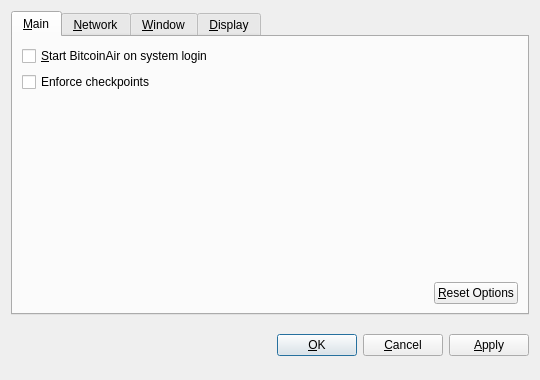
<?xml version="1.0" encoding="UTF-8"?>
<ui version="4.0">
 <class>OptionsDialog</class>
 <widget class="QDialog" name="OptionsDialog">
  <property name="geometry">
   <rect>
    <x>0</x>
    <y>0</y>
    <width>540</width>
    <height>380</height>
   </rect>
  </property>
  <property name="windowTitle">
   <string>Options</string>
  </property>
  <property name="modal">
   <bool>true</bool>
  </property>
  <layout class="QVBoxLayout" name="verticalLayout">
   <item>
    <widget class="QTabWidget" name="tabWidget">
     <property name="tabPosition">
      <enum>QTabWidget::North</enum>
     </property>
     <property name="currentIndex">
      <number>0</number>
     </property>
     <widget class="QWidget" name="tabMain">
      <attribute name="title">
       <string>&amp;Main</string>
      </attribute>
      <layout class="QVBoxLayout" name="verticalLayout_Main">
       <item>
        <widget class="QCheckBox" name="bitcoinAtStartup">
         <property name="toolTip">
          <string>Automatically start BitcoinAir after logging in to the system.</string>
         </property>
         <property name="text">
          <string>&amp;Start BitcoinAir on system login</string>
         </property>
        </widget>
       </item>
       <item>
        <widget class="QCheckBox" name="checkpointEnforce">
         <property name="toolTip">
          <string>Check this box to follow the centrally issued checkpoints.</string>
         </property>
         <property name="text">
          <string>Enforce checkpoints</string>
         </property>
        </widget>
       </item>
       <item>
        <spacer name="verticalSpacer_Main">
         <property name="orientation">
          <enum>Qt::Vertical</enum>
         </property>
         <property name="sizeHint" stdset="0">
          <size>
           <width>20</width>
           <height>40</height>
          </size>
         </property>
        </spacer>
       </item>
       <item>
        <layout class="QHBoxLayout" name="horizontalLayout_2_Main">
         <item>
          <spacer name="horizontalSpacer_2_Main">
           <property name="orientation">
            <enum>Qt::Horizontal</enum>
           </property>
           <property name="sizeHint" stdset="0">
            <size>
             <width>40</width>
             <height>20</height>
            </size>
           </property>
          </spacer>
         </item>
         <item>
          <widget class="QPushButton" name="resetButton">
           <property name="toolTip">
            <string>Reset all client options to default.</string>
           </property>
           <property name="text">
            <string>&amp;Reset Options</string>
           </property>
           <property name="autoDefault">
            <bool>false</bool>
           </property>
          </widget>
         </item>
        </layout>
       </item>
      </layout>
     </widget>
     <widget class="QWidget" name="tabNetwork">
      <attribute name="title">
       <string>&amp;Network</string>
      </attribute>
      <layout class="QVBoxLayout" name="verticalLayout_Network">
       <item>
        <widget class="QCheckBox" name="mapPortUpnp">
         <property name="toolTip">
          <string>Automatically open the BitcoinAir client port on the router. This only works when your router supports UPnP and it is enabled.</string>
         </property>
         <property name="text">
          <string>Map port using &amp;UPnP</string>
         </property>
        </widget>
       </item>
       <item>
        <widget class="QCheckBox" name="connectSocks">
         <property name="toolTip">
          <string>Connect to the BitcoinAir network through a SOCKS proxy (e.g. when connecting through Tor).</string>
         </property>
         <property name="text">
          <string>&amp;Connect through SOCKS proxy:</string>
         </property>
        </widget>
       </item>
       <item>
        <layout class="QHBoxLayout" name="horizontalLayout_Network">
         <item>
          <widget class="QLabel" name="proxyIpLabel">
           <property name="text">
            <string>Proxy &amp;IP:</string>
           </property>
           <property name="textFormat">
            <enum>Qt::PlainText</enum>
           </property>
           <property name="buddy">
            <cstring>proxyIp</cstring>
           </property>
          </widget>
         </item>
         <item>
          <widget class="QValidatedLineEdit" name="proxyIp">
           <property name="maximumSize">
            <size>
             <width>140</width>
             <height>16777215</height>
            </size>
           </property>
           <property name="toolTip">
            <string>IP address of the proxy (e.g. 127.0.0.1)</string>
           </property>
          </widget>
         </item>
         <item>
          <widget class="QLabel" name="proxyPortLabel">
           <property name="text">
            <string>&amp;Port:</string>
           </property>
           <property name="textFormat">
            <enum>Qt::PlainText</enum>
           </property>
           <property name="buddy">
            <cstring>proxyPort</cstring>
           </property>
          </widget>
         </item>
         <item>
          <widget class="QLineEdit" name="proxyPort">
           <property name="maximumSize">
            <size>
             <width>55</width>
             <height>16777215</height>
            </size>
           </property>
           <property name="toolTip">
            <string>Port of the proxy (e.g. 9050)</string>
           </property>
          </widget>
         </item>
         <item>
          <widget class="QLabel" name="socksVersionLabel">
           <property name="text">
            <string>SOCKS &amp;Version:</string>
           </property>
           <property name="textFormat">
            <enum>Qt::PlainText</enum>
           </property>
           <property name="buddy">
            <cstring>socksVersion</cstring>
           </property>
          </widget>
         </item>
         <item>
          <widget class="QValueComboBox" name="socksVersion">
           <property name="toolTip">
            <string>SOCKS version of the proxy (e.g. 5)</string>
           </property>
          </widget>
         </item>
         <item>
          <spacer name="horizontalSpacer_Network">
           <property name="orientation">
            <enum>Qt::Horizontal</enum>
           </property>
           <property name="sizeHint" stdset="0">
            <size>
             <width>40</width>
             <height>20</height>
            </size>
           </property>
          </spacer>
         </item>
        </layout>
       </item>
       <item>
        <spacer name="verticalSpacer_Network">
         <property name="orientation">
          <enum>Qt::Vertical</enum>
         </property>
         <property name="sizeHint" stdset="0">
          <size>
           <width>20</width>
           <height>40</height>
          </size>
         </property>
        </spacer>
       </item>
      </layout>
     </widget>
     <widget class="QWidget" name="tabWindow">
      <attribute name="title">
       <string>&amp;Window</string>
      </attribute>
      <layout class="QVBoxLayout" name="verticalLayout_Window">
       <item>
        <widget class="QCheckBox" name="minimizeToTray">
         <property name="toolTip">
          <string>Show only a tray icon after minimizing the window.</string>
         </property>
         <property name="text">
          <string>&amp;Minimize to the tray instead of the taskbar</string>
         </property>
        </widget>
       </item>
       <item>
        <widget class="QCheckBox" name="minimizeOnClose">
         <property name="toolTip">
          <string>Minimize instead of exit the application when the window is closed. When this option is enabled, the application will be closed only after selecting Quit in the menu.</string>
         </property>
         <property name="text">
          <string>M&amp;inimize on close</string>
         </property>
        </widget>
       </item>
       <item>
        <spacer name="verticalSpacer_Window">
         <property name="orientation">
          <enum>Qt::Vertical</enum>
         </property>
         <property name="sizeHint" stdset="0">
          <size>
           <width>20</width>
           <height>40</height>
          </size>
         </property>
        </spacer>
       </item>
      </layout>
     </widget>
     <widget class="QWidget" name="tabDisplay">
      <attribute name="title">
       <string>&amp;Display</string>
      </attribute>
      <layout class="QVBoxLayout" name="verticalLayout_Display">
       <item>
        <layout class="QHBoxLayout" name="horizontalLayout_1_Display">
         <item>
          <widget class="QLabel" name="langLabel">
           <property name="text">
            <string>User Interface &amp;language:</string>
           </property>
           <property name="textFormat">
            <enum>Qt::PlainText</enum>
           </property>
           <property name="buddy">
            <cstring>lang</cstring>
           </property>
          </widget>
         </item>
         <item>
          <widget class="QValueComboBox" name="lang">
           <property name="toolTip">
            <string>The user interface language can be set here. This setting will take effect after restarting BitcoinAir.</string>
           </property>
          </widget>
         </item>
        </layout>
       </item>
       <item>
        <layout class="QHBoxLayout" name="horizontalLayout_2_Display">
         <item>
          <widget class="QLabel" name="unitLabel">
           <property name="text">
            <string>&amp;Unit to show amounts in:</string>
           </property>
           <property name="textFormat">
            <enum>Qt::PlainText</enum>
           </property>
           <property name="buddy">
            <cstring>unit</cstring>
           </property>
          </widget>
         </item>
         <item>
          <widget class="QValueComboBox" name="unit">
           <property name="toolTip">
            <string>Choose the default subdivision unit to show in the interface and when sending coins.</string>
           </property>
          </widget>
         </item>
        </layout>
       </item>
       <item>
        <widget class="QCheckBox" name="displayAddresses">
         <property name="toolTip">
          <string>Whether to show BitcoinAir addresses in the transaction list or not.</string>
         </property>
         <property name="text">
          <string>&amp;Display addresses in transaction list</string>
         </property>
        </widget>
       </item>
       <item>
         <widget class="QCheckBox" name="coinControlFeatures">
           <property name="toolTip">
            <string>Whether to show coin control features or not.</string>
           </property>
           <property name="text">
            <string>Display coin &amp;control features (experts only!)</string>
           </property>
         </widget>
       </item>
       <item>
        <spacer name="verticalSpacer_Display">
         <property name="orientation">
          <enum>Qt::Vertical</enum>
         </property>
         <property name="sizeHint" stdset="0">
          <size>
           <width>20</width>
           <height>40</height>
          </size>
         </property>
        </spacer>
       </item>
      </layout>
     </widget>
    </widget>
   </item>
   <item>
    <layout class="QHBoxLayout" name="horizontalLayout_Buttons">
     <item>
      <spacer name="horizontalSpacer_1">
       <property name="orientation">
        <enum>Qt::Horizontal</enum>
       </property>
       <property name="sizeHint" stdset="0">
        <size>
         <width>40</width>
         <height>48</height>
        </size>
       </property>
      </spacer>
     </item>
     <item>
      <widget class="QLabel" name="statusLabel">
       <property name="font">
        <font>
         <weight>75</weight>
         <bold>true</bold>
        </font>
       </property>
       <property name="text">
        <string/>
       </property>
       <property name="textFormat">
        <enum>Qt::PlainText</enum>
       </property>
       <property name="wordWrap">
        <bool>true</bool>
       </property>
      </widget>
     </item>
     <item>
      <spacer name="horizontalSpacer_2">
       <property name="orientation">
        <enum>Qt::Horizontal</enum>
       </property>
       <property name="sizeHint" stdset="0">
        <size>
         <width>40</width>
         <height>48</height>
        </size>
       </property>
      </spacer>
     </item>
     <item>
      <widget class="QPushButton" name="okButton">
       <property name="text">
        <string>&amp;OK</string>
       </property>
      </widget>
     </item>
     <item>
      <widget class="QPushButton" name="cancelButton">
       <property name="text">
        <string>&amp;Cancel</string>
       </property>
       <property name="autoDefault">
        <bool>false</bool>
       </property>
      </widget>
     </item>
     <item>
      <widget class="QPushButton" name="applyButton">
       <property name="text">
        <string>&amp;Apply</string>
       </property>
       <property name="autoDefault">
        <bool>false</bool>
       </property>
      </widget>
     </item>
    </layout>
   </item>
  </layout>
 </widget>
 <customwidgets>
  <customwidget>
   <class>BitcoinAmountField</class>
   <extends>QSpinBox</extends>
   <header>bitcoinamountfield.h</header>
  </customwidget>
  <customwidget>
   <class>QValueComboBox</class>
   <extends>QComboBox</extends>
   <header>qvaluecombobox.h</header>
  </customwidget>
  <customwidget>
   <class>QValidatedLineEdit</class>
   <extends>QLineEdit</extends>
   <header>qvalidatedlineedit.h</header>
  </customwidget>
 </customwidgets>
 <resources/>
 <connections/>
</ui>
